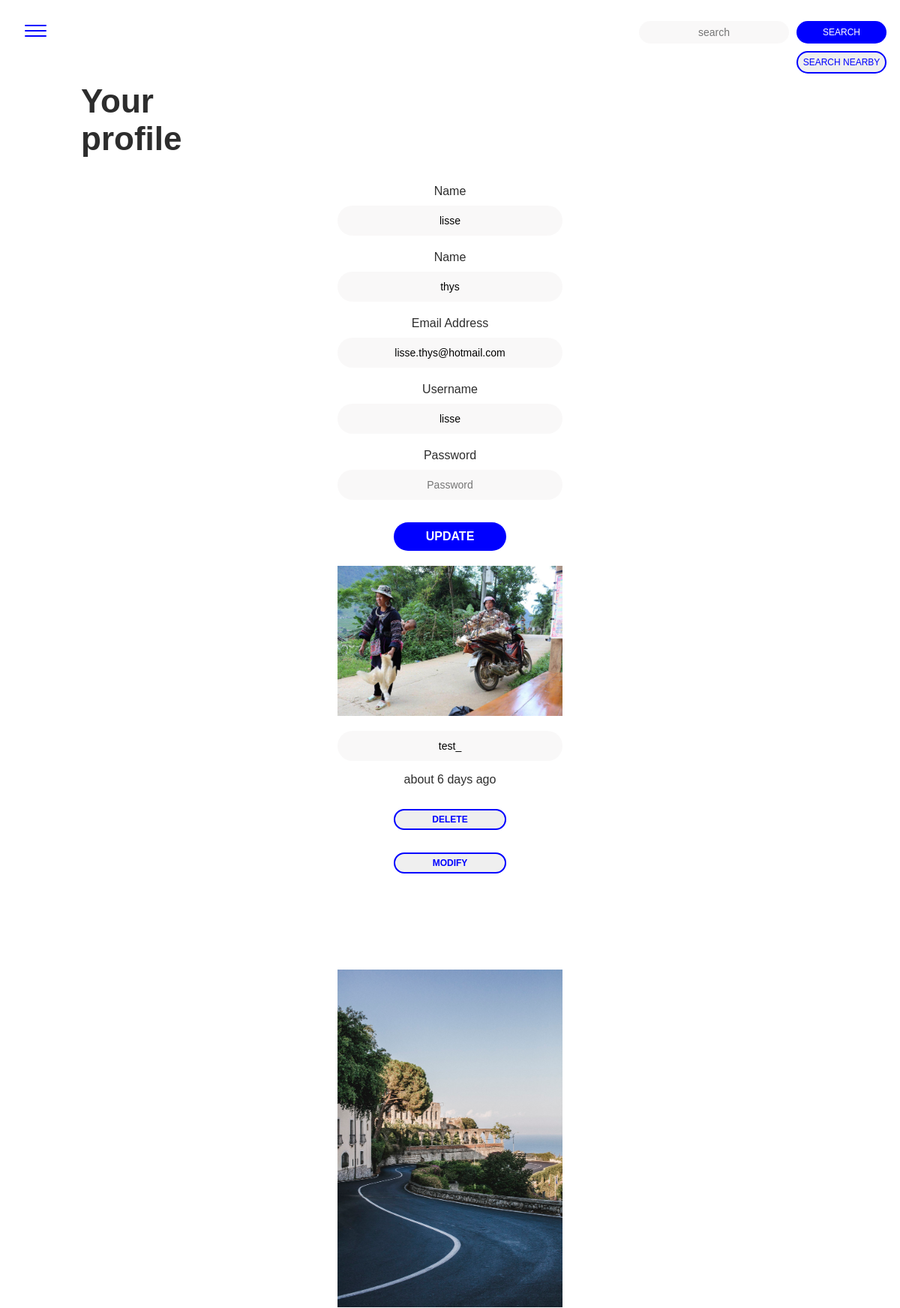
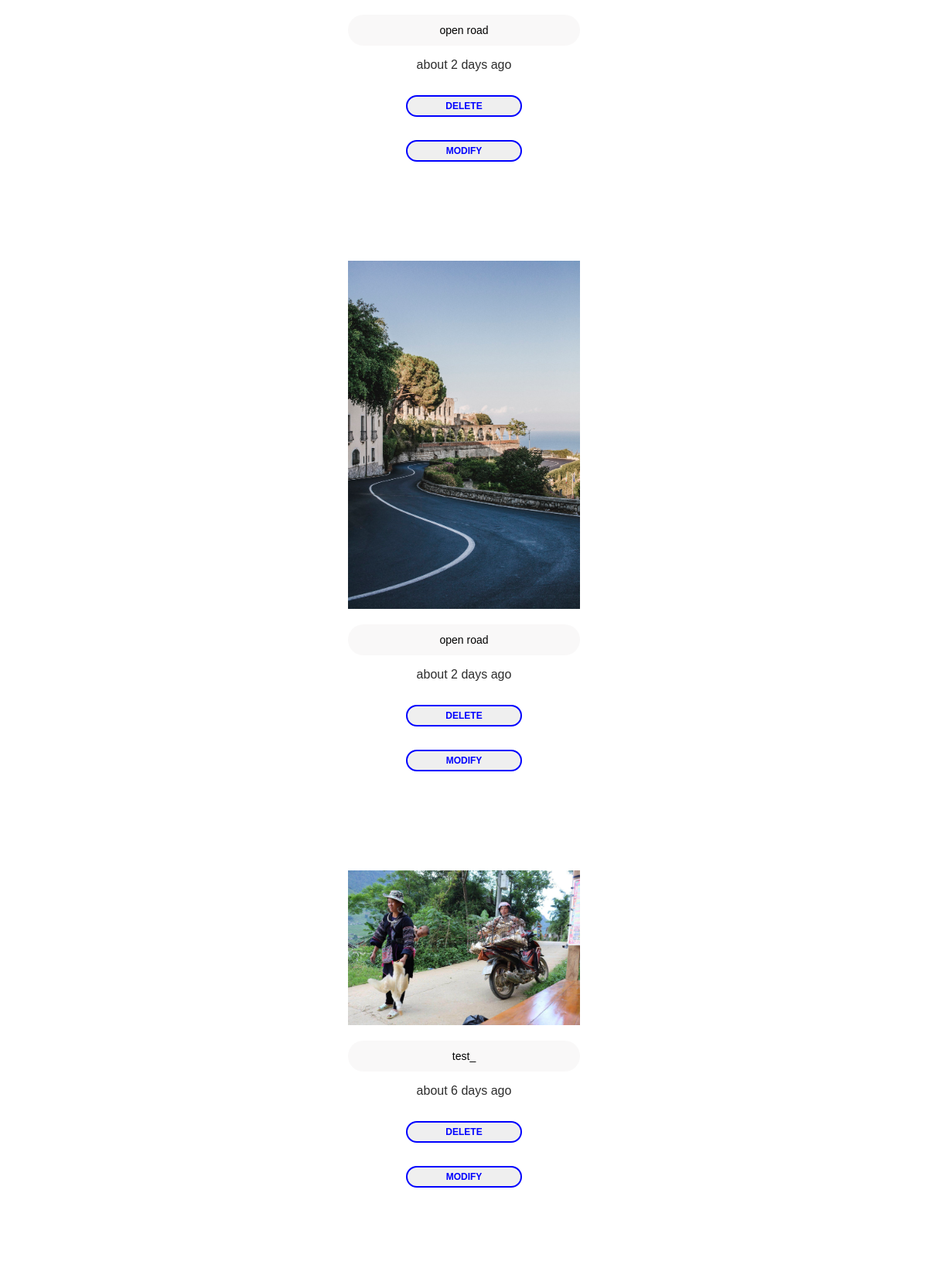
Page /profile.php (signed in, upper part) on the committed database (2 pictures, top to bottom).
### tables this page shows
CREATE TABLE `users` (
  `id` int(11) unsigned NOT NULL AUTO_INCREMENT,
  `firstname` varchar(255) DEFAULT NULL,
  `lastname` varchar(255) DEFAULT NULL,
  `username` varchar(255) DEFAULT NULL,
  `email` varchar(255) DEFAULT NULL,
  `password` varchar(255) DEFAULT NULL,
  PRIMARY KEY (`id`)
);

CREATE TABLE `images` (
  `id` int(11) NOT NULL AUTO_INCREMENT,
  `user_id` int(11) NOT NULL,
  `img_description` varchar(255) NOT NULL,
  `date_created` timestamp NOT NULL DEFAULT CURRENT_TIMESTAMP,
  `file_path` varchar(255) NOT NULL,
  `longitude` decimal(10,8) NOT NULL,
  `latitude` decimal(10,8) NOT NULL,
  PRIMARY KEY (`id`)
);

### classes/Post.php (called while the page is built, shortened)
<?php
class Post
{
    private $date_created;
    public function getDate_created()
    {
        return $this->date_created;
    }
    public static function getAllFromFriends($ids, $start, $counter)
    {
        $conn = Db::getInstance();
        $result = $conn->prepare('SELECT * FROM images WHERE user_id IN ('.$ids.') limit '.$start.','.$counter);
        $result->execute();
        return $result->fetchAll(PDO::FETCH_CLASS, __CLASS__);
    }
    public static function convertTime($time_ago)
    {
        $estimate_time = time() - $time_ago;
        $condition = array(
                12 * 30 * 24 * 60 * 60 => 'year',
                30 * 24 * 60 * 60 => 'month',
                24 * 60 * 60 => 'day',
                60 * 60 => 'hour',
                60 => 'minute',
                1 => 'second',
    );
        foreach ($condition as $secs => $str) {
            $d = $estimate_time / $secs;
            if ($d >= 1) {
                $r = round($d);
                return 'about '.$r.' '.$str.($r > 1 ? 's' : '').' ago';
            }
        }
    }
}

### profile.php (the view, shortened to what this page needs)
<?php
include_once 'classes/User.php';
$id = $_SESSION['userid'];
if (!empty($_POST)) {
    $firstname = $_POST['firstname'];
    $lastname = $_POST['lastname'];
    $email = $_POST['email'];
    $password = $_POST['password'];
    $username = $_POST['username'];
    $valid = true;
    if (empty($firstname)) {
        $firstnameError = 'Please enter Firstname';
        $valid = false;
    }
    if (empty($lastname)) {
        $lastnameError = 'Please enter Lastname';
        $valid = false;
    }
    if (empty($email)) {
        $emailError = 'Please enter Email Address';
        $valid = false;
    } elseif (!filter_var($email, FILTER_VALIDATE_EMAIL)) {
        $emailError = 'Please enter a valid Email Address';
        $valid = false;
    }
    if (empty($username)) {
        $usernameError = 'Please enter Username';
        $valid = false;
    }
    if (!empty($password)) {
    }
    if ($valid) {
        $user = new User();
        $user->setFirstName($firstname);
        $user->setLastName($lastname);
        $user->setUserName($username);
        $user->setEmail($email);
        if (empty($password)) {
            $result = $user->update($id);
            echo 'database geupdated';
        } else {
            $security = new Security();
            $security->password = $password;
            if ($security->passwordIsStrongEnough()) {
                $user->setPassword($password);
                $result = $user->updateWithPassword($id);
            } else {
                $passwordError = 'Your passwords are not secure or do not match.';
            }
        }
    }
} else {
    $pdo = Db::getInstance();
    $statement = $pdo->prepare("SELECT * FROM users WHERE id = $id");
    $statement->execute();
    $data = $statement->fetch(PDO::FETCH_ASSOC);
    $firstname = $data['firstname'];
    $lastname = $data['lastname'];
    $email = $data['email'];
    $username = $data['username'];
}
?><!DOCTYPE html>
<html lang="en">
<head>
    <link rel="stylesheet" type="text/css" href="css/style.css">
</head>
<body>
<?php include_once 'nav.inc.php'; ?>
    <div class="container">
                <div class="span10 offset1">
                    <div class="row">
                        <h2>Your <br>profile</h2>
                    </div>
                    <form class="form-horizontal" action="profile.php" method="post">
                      <div class="control-group <?php echo !empty($firstname) ? 'error' : ''; ?>">
                        <label class="control-label label">Name</label>
                        <div class="controls">
                            <input class="input" name="firstname" type="text"  placeholder="Name" value="<?php echo !empty($firstname) ? $firstname : ''; ?>">
                        </div>
                      </div>
                      <div class="control-group <?php echo !empty($lastname) ? 'error' : ''; ?>">
                        <label class="control-label label">Name</label>
                        <div class="controls">
                            <input class="input" name="lastname" type="text"  placeholder="Name" value="<?php echo !empty($lastname) ? $lastname : ''; ?>">
                        </div>
                      </div>
                      <div class="control-group <?php echo !empty($emailError) ? 'error' : ''; ?>">
                        <label class="control-label label">Email Address</label>
                        <div class="controls">
                            <input class="input" name="email" type="text" placeholder="Email Address" value="<?php echo !empty($email) ? $email : ''; ?>">
                        </div>
                      </div>
                      <div class="control-group <?php echo !empty($usernameError) ? 'error' : ''; ?>">
                        <label class="control-label label">Username</label>
                        <div class="controls">
                            <input class="input" name="username" type="text"  placeholder="Username" value="<?php echo !empty($username) ? $username : ''; ?>">
                        </div>
                        <div class="control-group <?php echo !empty($passwordError) ? 'error' : ''; ?>">
                        <label class="control-label label">Password</label>
                        <div class="controls">
                            <input class="input" name="password" type="password"  placeholder="Password" value="<?php echo !empty($password) ? $password : ''; ?>">
                        </div>
                      </div>
                      <div class="form-actions">
                          <button type="submit" class="btn btn-success btn--primary">Update</button>
                        </div>
                    </form>
                </div>
    </div>
    <div class="images">
    <?php
    $posts = Post::getAllFromFriends($id, 0, 999);
  foreach ($posts as $post):
  $t = $post->getDate_created();
   $time_ago = strtotime($t);
  ?>
    <article class="center-div-image">
      <img src=" <?php echo 'uploads/'.$post->file_path; ?> "  width=300 alt="">
      <p> <input class="input" id="Description" type="text"  placeholder="Description" value="<?php echo $post->img_description; ?>"></p>
      <p><?php echo $convertedDate = Post::convertTime($time_ago); ?></p>
      <div><button data-id="<?php echo $post->id; ?>" class="RemoveBtn btn--secondary">Delete</button><button data-id="<?php echo $post->id; ?>" class="ModifyBtn btn--secondary">Modify</button><br><br><br><br><br><br> </div>
    </article>
  <?php endforeach; ?>
    </div>
  </body>
</html>

### css/style.css (style rules this page uses)
* { box-sizing: border-box; }
body { font-family: 'Helvetica', sans-serif; color: rgb(45,45,45); font-size: 16px; }
h2 { font-size: 44px; margin-left: 100px; }
p { text-align: center; }
.input { background-color:#f3f1f185; border: 0px; width: 300px; height: 40px; border-radius: 20px; margin: 10px auto; display: block; text-align: center; font-size: 14px; }
.btn--primary { color: #ffffff; font-size: 16px; font-weight: 700; text-transform: uppercase; background-color: blue; width: 150px; padding: 10px 0px; border-radius: 20px; border:0px; margin: 30px auto 0px auto; display: block; transition: 200ms; }
.btn--secondary { text-decoration: none; text-align: center; color: blue; font-size: 12px; font-weight: 700; text-transform: uppercase; width: 150px; padding: 5px 0px; border: 2px solid blue; border-radius: 20px; margin: 30px auto 0px auto; display: block; transition: 200ms; }
label { display: block; text-align: center; margin-top: 20px; }
.center-div-image { margin: 20px auto; width: 300px; }

### rows in the picture
users: firstname "lisse", lastname "thys", email "lisse.thys@hotmail.com", username "lisse"
images: file_path (picture), img_description "test_", date_created "about 6 days ago"
images: file_path (picture), img_description "open road", date_created "about 2 days ago"
images: file_path (picture), img_description "open road", date_created "about 2 days ago"
images: file_path (picture), img_description "test_", date_created "about 6 days ago"
